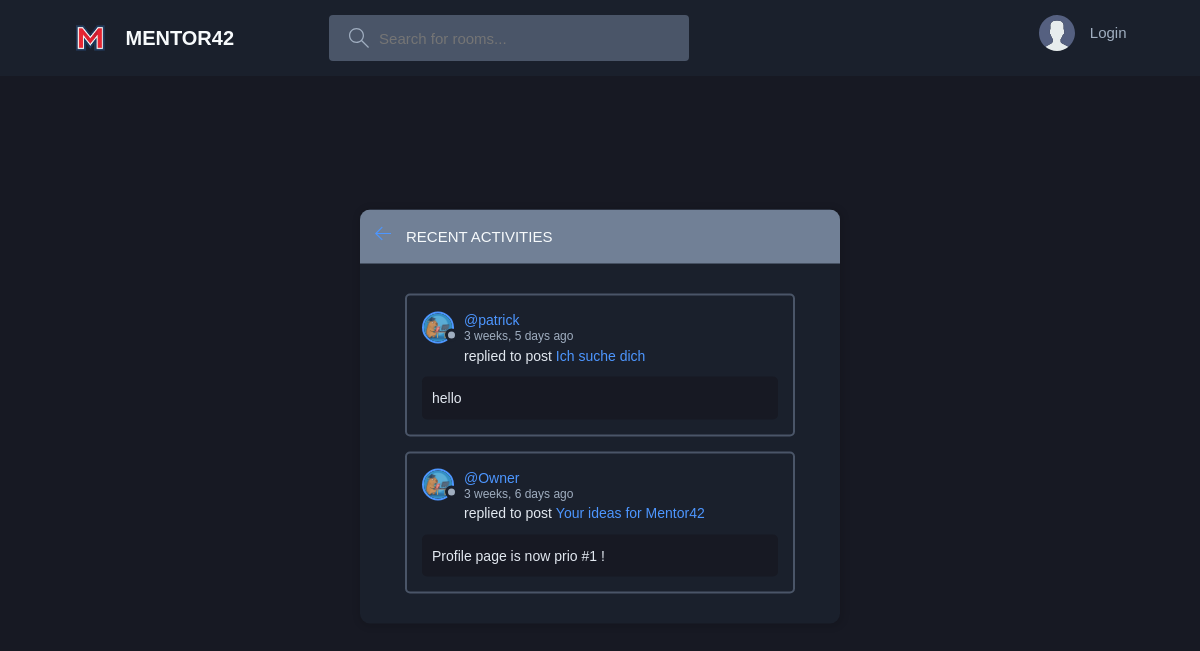
/activity/, run on an earlier commit of the app's database.
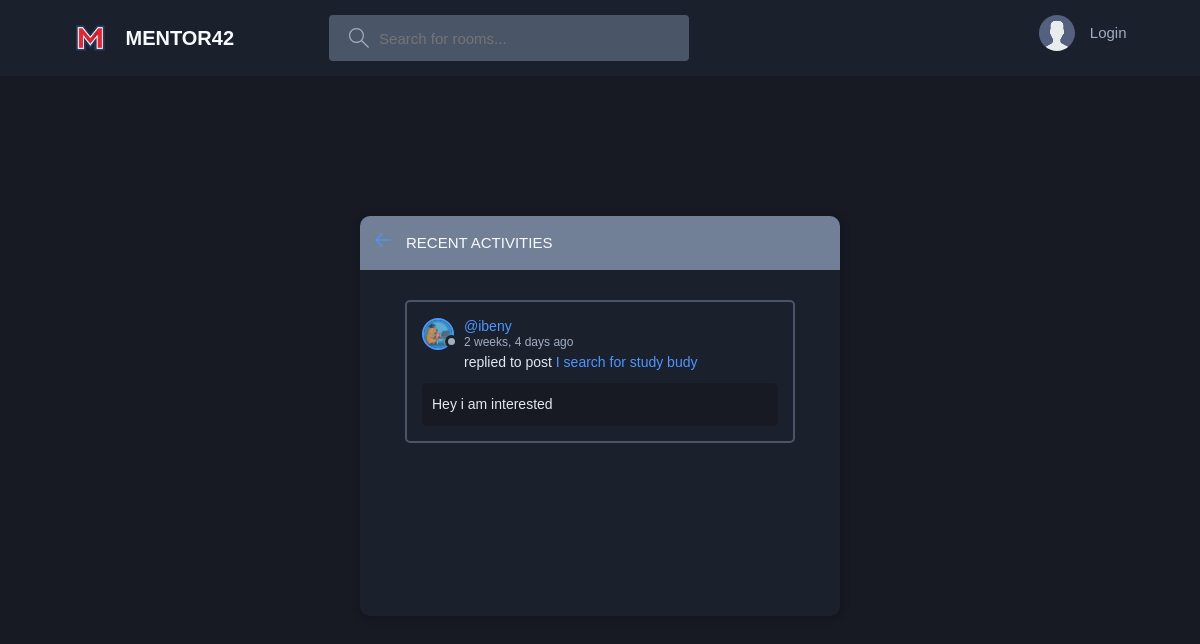
And on a later commit of the database.
### base/models.py (models this page shows, shortened)
class Message(models.Model):
    user = models.ForeignKey(User, on_delete=models.CASCADE)
    room = models.ForeignKey(Room, on_delete=models.CASCADE)
    body = models.TextField()
    updated = models.DateTimeField(auto_now=True)
    created = models.DateTimeField(auto_now_add=True)
    class Meta:
        ordering = ['-updated', '-created']

class Room(models.Model):
    host = models.ForeignKey(User, on_delete=models.SET_NULL, null=True)
    topic = models.ForeignKey(Topic, on_delete=models.SET_NULL, null=True)
    name = models.CharField(max_length=100)
    description = models.TextField(null=True, blank=True)
    participants = models.ManyToManyField(User, related_name='participants', blank=True)
    updated = models.DateTimeField(auto_now=True)
    created = models.DateTimeField(auto_now_add=True)
    updatedDate = models.DateField(auto_now=True)
    class Meta:
        ordering = ['-updated', '-created']
    def __str__(self):
        return self.name

### base/views.py (the view)
# urls.py: path('activity/', views.activityPage, name='activity'),
def activityPage(request):
    room_messages = Message.objects.all()
    return render(request, 'base/activity.html', {'room_messages': room_messages})

### base/templates/base/activity.html (shortened to what this page needs)
{% extends 'main.html' %}
{% load static %}
{% block content %}
    <main class="layout">
        <div class="container">
            <div class="layout__box">
                <div class="layout__boxHeader">
                    <div class="layout__boxTitle">
                        <a href="{% url 'home' %}">
                            <svg version="1.1" xmlns="http://www.w3.org/2000/svg" width="32" height="32"
                                 viewBox="0 0 32 32">
                                <title>arrow-left</title>
                                <path
                                        d="M13.723 2.286l-13.723 13.714 13.719 13.714 1.616-1.611-10.96-10.96h27.625v-2.286h-27.625l10.965-10.965-1.616-1.607z"
                                ></path>
                            </svg>
                        </a>
                        <h3>Recent Activities</h3>
                    </div>
                </div>
                <div class="activities-page layout__body">
                    {% for message in room_messages %}
                        <div class="activities__box">
                            <div class="activities__boxHeader roomListRoom__header">
                                <a href="{% url 'user-profile' message.user.id %}" class="roomListRoom__author">
                                    <div class="avatar avatar--small">
                                        <img src="{% static 'images/profile_teacher_img.png' %}"/>
                                    </div>
                                    <p>
                                        @{{ message.user }}
                                        <span>{{ message.created|timesince }} ago</span>
                                    </p>
                                </a>
                            </div>
                            <div class="activities__boxContent">
                                <p>replied to post <a href="{% url 'room' message.room.id %}">{{ message.room }}</a></p>
                                <div class="activities__boxRoomContent">
                                    {{ message.body }}
                                </div>
                            </div>
                        </div>
                    {% endfor %}
                </div>
            </div>
        </div>
    </main>
{% endblock content %}

### templates/main.html (shortened to what this page needs)
<!DOCTYPE html>
{% load static %}
<html lang="en">
  <head>
    <link rel="stylesheet" href="{% static 'styles/style.css'%}?v={{ STATIC_VERSION }}" />
  </head>
  <body>
    {% include 'navbar.html' %}
    {% block content %}
    {% endblock %}
  </body>
</html>

### templates/navbar.html (shortened to what this page needs)
{% load static %}
<header class="header header--loggedIn">
    <div class="container">
        <a href="{% url 'home' %}" class="header__logo">
            <img src="{% static 'images/logo1.png' %}"/>
            <h1>MENTOR42</h1>
        </a>
        <form class="header__search" method="GET" action="{% url 'home' %}">
            <label>
                <input type="text" name="q" placeholder="Search for rooms..."/>
            </label>
        </form>
        <nav class="header__menu">
            {% if request.user.is_authenticated %}
                <div class="header__user">
                    <a href="{% url 'user-profile' request.user.id %}">
                        <div class="avatar avatar--medium active">
                            <img src="{% static 'images/profile_teacher_img.png' %}"/>
                        </div>
                        <p>{{ request.user.first_name }} <span>@{{ request.user.username }}</span></p>
                    </a>
                    <button class="dropdown-button">
                        <svg version="1.1" xmlns="http://www.w3.org/2000/svg" width="32" height="32"
                             viewBox="0 0 32 32">
                            <title>chevron-down</title>
                            <path d="M16 21l-13-13h-3l16 16 16-16h-3l-13 13z"></path>
                        </svg>
                    </button>
                </div>
            {% else %}
                <a href="{% url 'login' %}">
                    <img src="{% static 'images/avatar.svg' %}"/>
                    <p>Login</p>
                </a>
            {% endif %}
        </nav>
    </div>
</header>

### static/styles/style.css (style rules this page uses)
:root { --color-main: #4d96ff; --color-main-light: #95b8ff; --color-dark: #1a202c; --color-dark-medium: #4a5568; --color-dark-light: #718096; --color-light: #f7fafc; --color-gray: #a0aec0; --color-light-gray: #e2e8f0; --color-bg: #171923; --color-success: #48bb78; --color-error: #e53e3e; }
* { font-family: "Segoe UI Emoji", "Segoe UI Symbol", sans-serif; margin: 0; padding: 0; box-sizing: border-box; text-rendering: optimizeLegibility; font-size: inherit; }
html { font-size: 56.25%; }
@media only screen and (min-width: 1200px) { html { font-size: 62.5%; } }
body { line-height: 1.6; font-weight: 400; font-size: 1.5rem; color: var(--color-light-gray); background-color: var(--color-bg); min-height: 100vh; }
img { width: 100%; }
a { display: inline-block; color: var(--color-main); text-decoration: none; }
.container { max-width: 120rem; width: 90%; margin: auto; }
.avatar { position: relative; display: inline-block; border-radius: 50%; border: 2px solid var(--color-main); }
.avatar img { display: block; border-radius: 50%; object-fit: cover; object-position: center; }
.avatar::after { content: ""; display: block; position: absolute; background-color: var(--color-gray); z-index: 111; border-radius: 50%; border: 0.3rem solid var(--color-dark); }
.avatar.avatar--small img { width: 2.8rem; height: 2.8rem; }
.avatar.avatar--small:after { width: 0.7rem; height: 0.7rem; bottom: 0px; right: -6px; }
.header { padding: 1.5rem; background-color: var(--color-dark); }
.header > .container { display: flex; gap: 9.5rem; }
.header__logo, .header__user { display: flex; gap: 2rem; align-items: center; }
.header__logo > img { height: 3.2rem; width: 3.2rem; }
.header__logo > h1 { font-weight: 700; font-size: 2rem; color: var(--color-light); }
.header__search > label { background-color: var(--color-dark-medium); padding: 1.3rem 1rem; display: flex; align-items: center; gap: 1rem; border-radius: 4px; }
.header__search svg { fill: var(--color-gray); width: 2rem; height: 2rem; margin-left: 1rem; }
.header__search input { width: 30rem; background: transparent; border: none; outline: none; color: var(--color-light); }
.header__menu { margin-left: auto; position: relative; }
.header__menu a { display: flex; gap: 1.5rem; align-items: center; font-weight: 500; text-decoration: none; color: var(--color-gray); }
.header__menu img { height: 3.6rem; }
.header__menu p { line-height: 1.2; }
.layout { margin-top: 2.4rem; }
.layout > .container { display: flex; justify-content: space-between; align-items: flex-start; }
.layout__box { width: 90%; max-width: 48rem; min-height: 40rem; position: absolute; top: 50%; left: 50%; transform: translate(-50%, -46%); background-color: var(--color-dark); border-radius: 1rem; box-shadow: 1px 1px 6px 3px rgba(0, 0, 0, 0.1); overflow: hidden; }
.layout__boxHeader { display: flex; padding: 1.5rem; background-color: var(--color-dark-light); }
.layout__boxTitle { display: flex; gap: 1.5rem; align-items: center; }
.layout__boxTitle h3 { text-transform: uppercase; font-weight: 500; color: var(--color-light); }
.layout__boxTitle svg { width: 1.6rem; height: 1.6rem; fill: var(--color-main); }
.layout__body { margin: 3rem; }
.roomListRoom__header { display: flex; justify-content: space-between; align-items: center; }
.roomListRoom__author { font-weight: 500; display: flex; align-items: center; gap: 1rem; }
.activities__box { margin: 1.5rem; padding: 1.5rem; border: 2px solid var(--color-dark-medium); border-radius: 5px; }
.activities__boxHeader p { font-size: 1.4rem; line-height: 1.3; }
.activities__boxHeader p span { color: var(--color-gray); font-size: 1.2rem; display: block; }
.activities__boxContent { margin-left: 4.2rem; }
.activities__boxContent { font-size: 1.4rem; }
.activities__boxRoomContent { background: var(--color-bg); padding: 1rem; border-radius: 5px; margin-top: 1rem; margin-left: -4.2rem; }

What changed in the data, as far as the page shows it:
removed Message: user "patrick", created "3 weeks, 5 days", room "Ich suche dich", body "hello"
removed Message: user "Owner", created "3 weeks, 6 days", room "Your ideas for Mentor42", body "Profile page is now prio #1 !"
added Message: user "ibeny", created "2 weeks, 4 days", room "I search for study budy", body "Hey i am interested"
